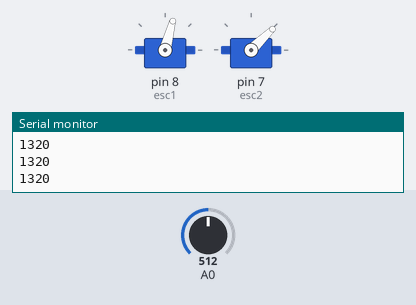
The sketch below on a simulated Arduino Uno, built with avr-gcc and run on an emulated ATmega328P. On the bench: 2 × servo, the last lines printed to the serial monitor. The test bench sets the inputs (shaded band); at power-on: A0 = 512.

Above: at 1.2 s.
1.3 s: A0 set to 716
At 1.7 s:
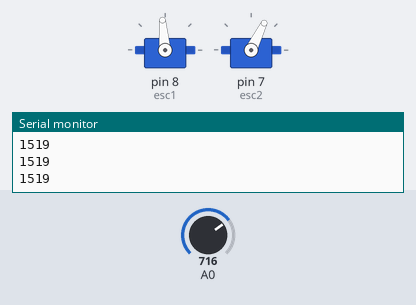
2.8 s: A0 set to 900
At 4.0 s:
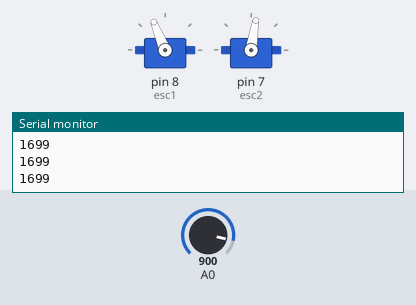
4.3 s: A0 set to 1023
At 5.2 s:
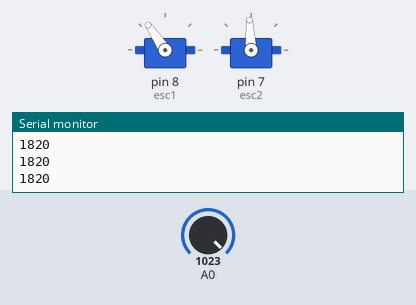
5.8 s: A0 set to 306
At 6.5 s:
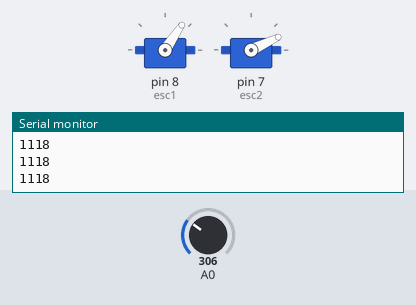
7.3 s: A0 set to 122
At 8.5 s:
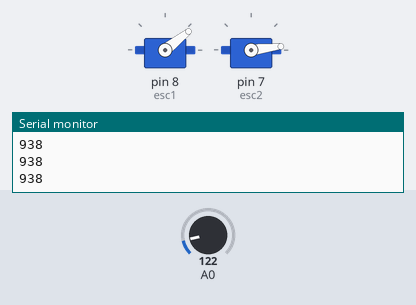
8.8 s: A0 set to 511
At 9.8 s:
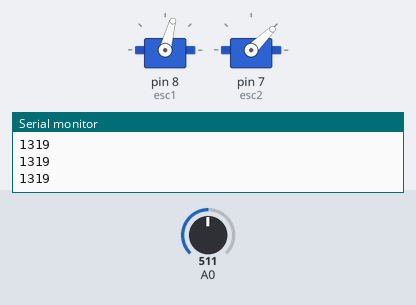
Timing chart, 0 to 11.3 s (numbered marks = the images above; inputs shaded):
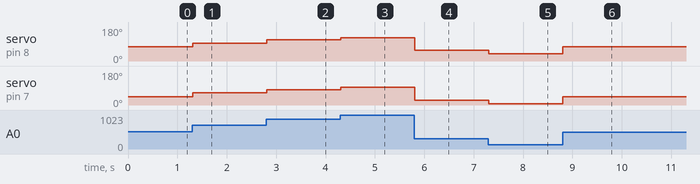

The sketch:

badminton_motor.ino
```cpp
#include<Servo.h> //Using servo library to control ESC

Servo esc1;
Servo esc2; //Creating a servo class with name as esc

void setup()

{
  esc1.attach(8); //Specify the esc signal pin,Here as D8
  esc2.attach(7);

  esc1.writeMicroseconds(1000); //initialize the signal to 1000
  esc2.writeMicroseconds(1000);

  Serial.begin(9600);
}

void loop()

{
  int val; //Creating a variable val
  int val1;
  int val2;

  val= analogRead(A0); //Read input from analog pin a0 and store in val
  val1= map(val, 0, 1023/1.22,1000/1.22,2000/1.22);
  val2= map(val, 0, 1023/2,1000/2,2000/2);
  Serial.println(val1);//mapping val to minimum and maximum(Change if needed)

  esc1.writeMicroseconds(val1); //using val as the signal to esc
  esc2.writeMicroseconds(val2); //using val as the signal to esc
}
```

Measured:
- after the input at 1.3 s, servo on pin 8 (esc1): 75° → 95° at once; servo on pin 7 (esc2): 44° → 64° at once
- after the input at 2.8 s, servo on pin 8 (esc1): 95° → 112° at once; servo on pin 7 (esc2): 64° → 81° at once
- after the input at 4.3 s, servo on pin 8 (esc1): 112° → 124° at once; servo on pin 7 (esc2): 81° → 93° at once
- after the input at 5.8 s, servo on pin 8 (esc1): 124° → 56° at once; servo on pin 7 (esc2): 93° → 25° at once
- after the input at 7.3 s, servo on pin 8 (esc1): 56° → 38° at once; servo on pin 7 (esc2): 25° → 7° at once
- after the input at 8.8 s, servo on pin 8 (esc1): 38° → 75° at once; servo on pin 7 (esc2): 7° → 44° at once
